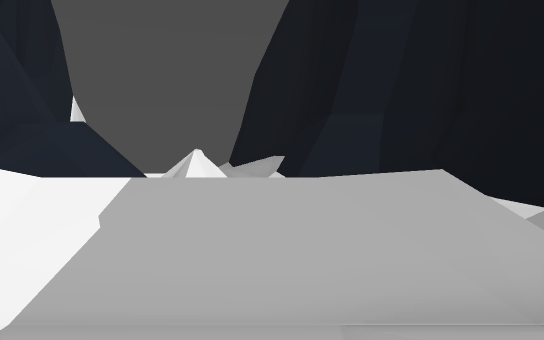
[1] (above)

13 first-person views from a walk through a Godot game level. The camera is 1.4 m above the floor, tilts 4° down and sees 75° across. The floor is counted in squares, 1 m on a side. Each view is taken from the middle of a square. On the plan, view 1 faces up. The plan holds only what a view shows up to about 15 squares ahead; the rest is blank. The place goes on beyond the plan.

[2]
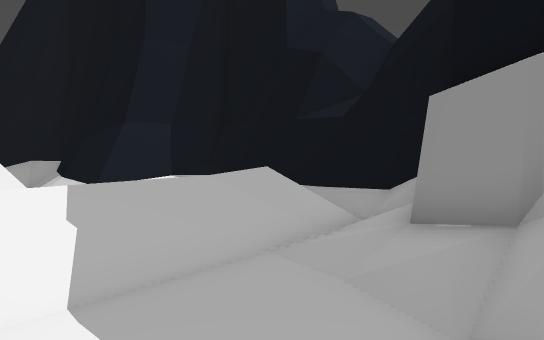

[3]
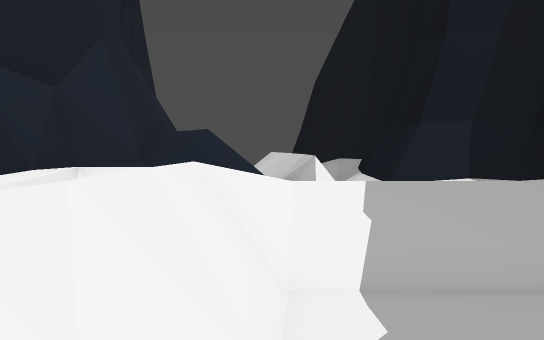

[4]
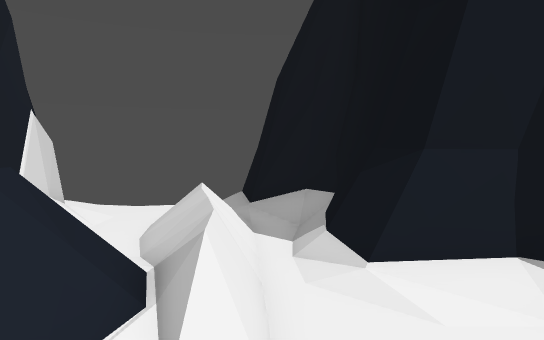

[5]
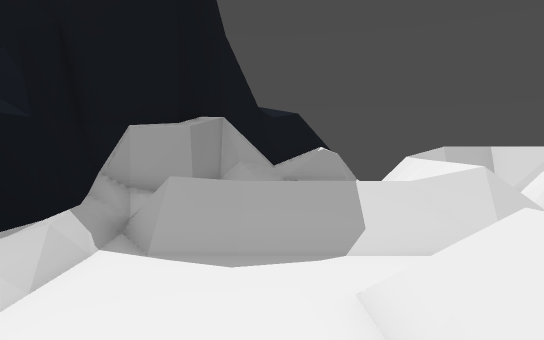

[6]
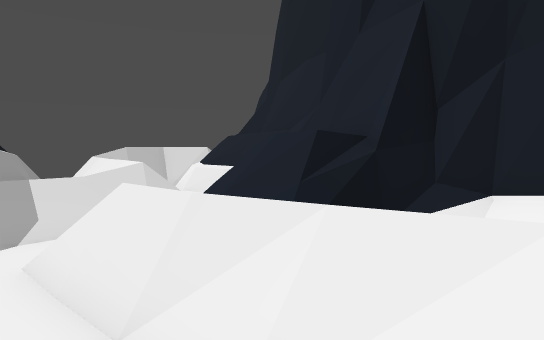

[7]
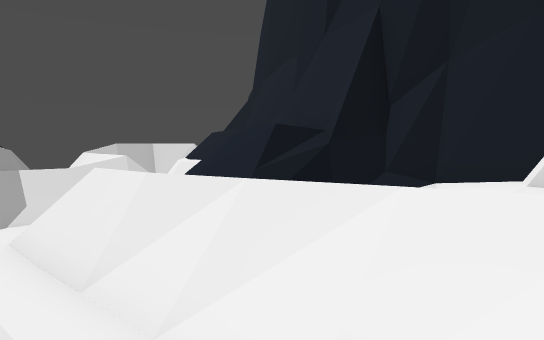

[8]
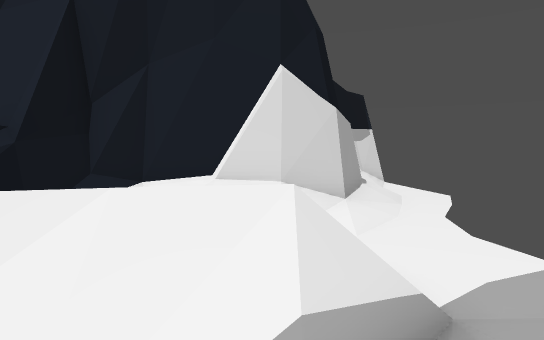

[9]
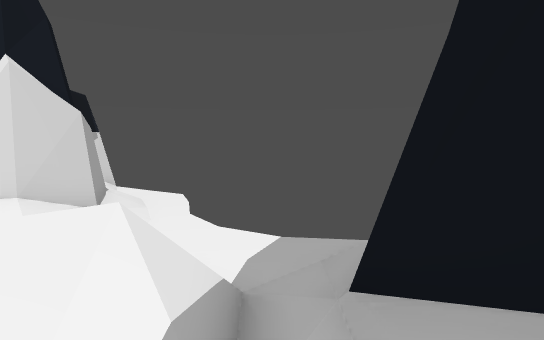

[10]
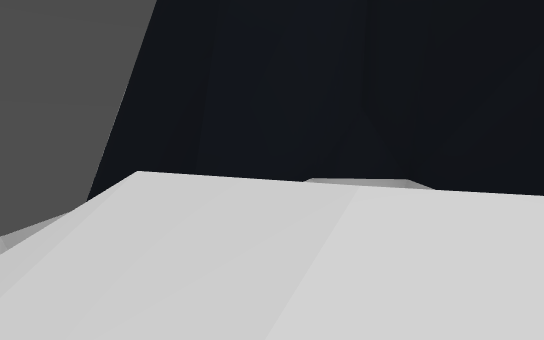

[11]
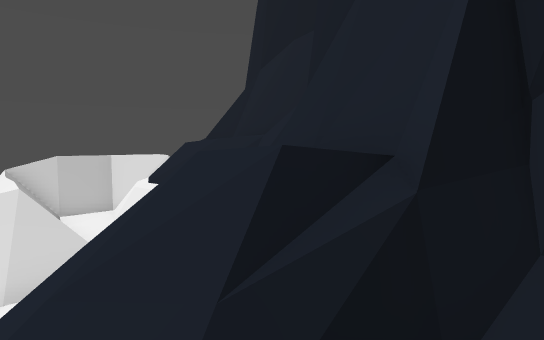

[12]
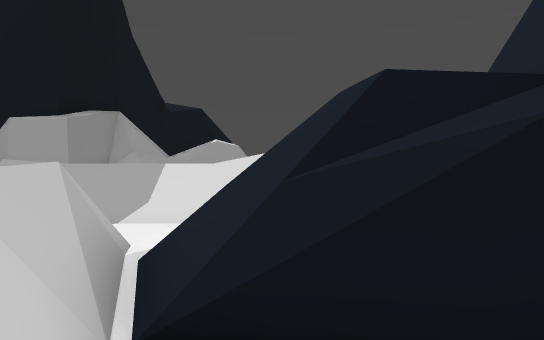

[13]
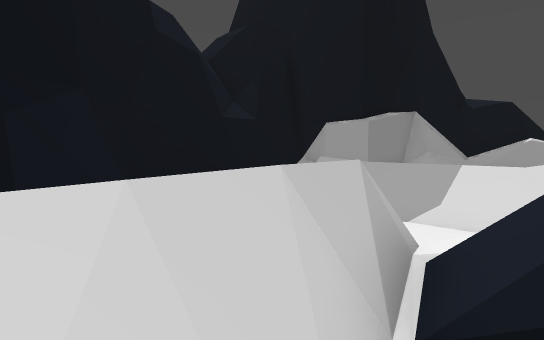

### Floor plan
Key: @ floor where view 1 was taken; # wall or solid block; . main floor; : floor 0.25 m higher than the main floor; / step, stairs or slope; = window, fence, low wall or low ledge; ^ raised ledge; O other object.
Columns run from 15 left of view 1 to 5 right of it. Each row starts with its distance up from view 1.
 19 # ...        #
 18 #//./..    ./##
 17 ##  ///...../##
 16      ##//..../##
 15       ##/..////##
 14        #/..///./#
 13        #/..///./#
 12        #/ .//=.=#
 11        ##/ ./=./#
 10        ###==/=./#####
  9         #= ###=.///=#
  8         #=#  ==.../=#
  7        ##===:...../##
  6        #^  ......./##
  5        #^ =////////##
  4        ##:==/////=/##
  3        #^==O////////#
  2        ###=O/....://#
  1         =.==/.../####
  0       #####=  .@/#
 -1          ##=:///##
 -2           #==####
 -3             ##

Positions as (right, up) in squares from view 1, and headings:
1: (0, 0), facing up
2: (-3, -1), facing up-right
3: (-3, -1), facing up
4: (-1, 4), facing up
5: (0, 11), facing down
6: (0, 13), facing down-left
7: (0, 14), facing down-left
8: (0, 14), facing left
9: (0, 13), facing up-left
10: (-4, 12), facing up-right
11: (-3, 11), facing down-left
12: (-4, 12), facing down
13: (-4, 12), facing down-right
